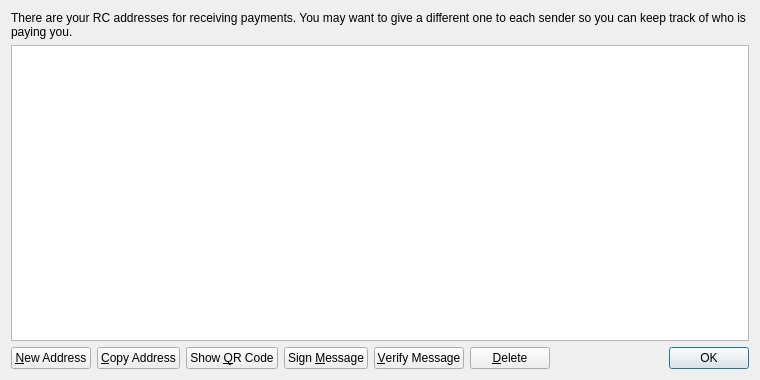
<?xml version="1.0" encoding="UTF-8"?>
<ui version="4.0">
 <class>AddressBookPage</class>
 <widget class="QWidget" name="AddressBookPage">
  <property name="geometry">
   <rect>
    <x>0</x>
    <y>0</y>
    <width>760</width>
    <height>380</height>
   </rect>
  </property>
  <property name="windowTitle">
   <string>Address Book</string>
  </property>
  <layout class="QVBoxLayout" name="verticalLayout">
   <item>
    <widget class="QLabel" name="labelExplanation">
     <property name="text">
      <string>There are your RC addresses for receiving payments. You may want to give a different one to each sender so you can keep track of who is paying you.</string>
     </property>
     <property name="textFormat">
      <enum>Qt::PlainText</enum>
     </property>
     <property name="wordWrap">
      <bool>true</bool>
     </property>
    </widget>
   </item>
   <item>
    <widget class="QTableView" name="tableView">
     <property name="contextMenuPolicy">
      <enum>Qt::CustomContextMenu</enum>
     </property>
     <property name="toolTip">
      <string>Double-click to edit address or label</string>
     </property>
     <property name="tabKeyNavigation">
      <bool>false</bool>
     </property>
     <property name="alternatingRowColors">
      <bool>true</bool>
     </property>
     <property name="selectionMode">
      <enum>QAbstractItemView::SingleSelection</enum>
     </property>
     <property name="selectionBehavior">
      <enum>QAbstractItemView::SelectRows</enum>
     </property>
     <property name="sortingEnabled">
      <bool>true</bool>
     </property>
     <attribute name="verticalHeaderVisible">
      <bool>false</bool>
     </attribute>
    </widget>
   </item>
   <item>
    <layout class="QHBoxLayout" name="horizontalLayout">
     <item>
      <widget class="QPushButton" name="newAddressButton">
       <property name="toolTip">
        <string>Create a new address</string>
       </property>
       <property name="text">
        <string>&amp;New Address</string>
       </property>
       <property name="icon">
        <iconset resource="../bitcoin.qrc">
         <normaloff>:/icons/add</normaloff>:/icons/add</iconset>
       </property>
      </widget>
     </item>
     <item>
      <widget class="QPushButton" name="copyToClipboard">
       <property name="toolTip">
        <string>Copy the currently selected address to the system clipboard</string>
       </property>
       <property name="text">
        <string>&amp;Copy Address</string>
       </property>
       <property name="icon">
        <iconset resource="../bitcoin.qrc">
         <normaloff>:/icons/editcopy</normaloff>:/icons/editcopy</iconset>
       </property>
      </widget>
     </item>
     <item>
      <widget class="QPushButton" name="showQRCode">
       <property name="text">
        <string>Show &amp;QR Code</string>
       </property>
       <property name="icon">
        <iconset resource="../bitcoin.qrc">
         <normaloff>:/icons/qrcode</normaloff>:/icons/qrcode</iconset>
       </property>
      </widget>
     </item>
     <item>
      <widget class="QPushButton" name="signMessage">
       <property name="toolTip">
        <string>&lt;html&gt;&lt;head/&gt;&lt;body&gt;&lt;p&gt;Sign a message to prove you own a RC address&lt;/p&gt;&lt;/body&gt;&lt;/html&gt;</string>
       </property>
       <property name="text">
        <string>Sign &amp;Message</string>
       </property>
       <property name="icon">
        <iconset resource="../bitcoin.qrc">
         <normaloff>:/icons/edit</normaloff>:/icons/edit</iconset>
       </property>
      </widget>
     </item>
     <item>
      <widget class="QPushButton" name="verifyMessage">
       <property name="toolTip">
        <string>Verify a message to ensure it was signed with a specified RCBaddress</string>
       </property>
       <property name="text">
        <string>&amp;Verify Message</string>
       </property>
       <property name="icon">
        <iconset resource="../bitcoin.qrc">
         <normaloff>:/icons/transaction_0</normaloff>:/icons/transaction_0</iconset>
       </property>
      </widget>
     </item>
     <item>
      <widget class="QPushButton" name="deleteButton">
       <property name="toolTip">
        <string>Delete the currently selected address from the list</string>
       </property>
       <property name="text">
        <string>&amp;Delete</string>
       </property>
       <property name="icon">
        <iconset resource="../bitcoin.qrc">
         <normaloff>:/icons/remove</normaloff>:/icons/remove</iconset>
       </property>
      </widget>
     </item>
     <item>
      <spacer name="horizontalSpacer">
       <property name="orientation">
        <enum>Qt::Horizontal</enum>
       </property>
       <property name="sizeHint" stdset="0">
        <size>
         <width>40</width>
         <height>20</height>
        </size>
       </property>
      </spacer>
     </item>
     <item>
      <widget class="QDialogButtonBox" name="buttonBox">
       <property name="sizePolicy">
        <sizepolicy hsizetype="Maximum" vsizetype="Fixed">
         <horstretch>0</horstretch>
         <verstretch>0</verstretch>
        </sizepolicy>
       </property>
       <property name="standardButtons">
        <set>QDialogButtonBox::Ok</set>
       </property>
      </widget>
     </item>
    </layout>
   </item>
  </layout>
 </widget>
 <resources>
  <include location="../bitcoin.qrc"/>
 </resources>
 <connections/>
</ui>
